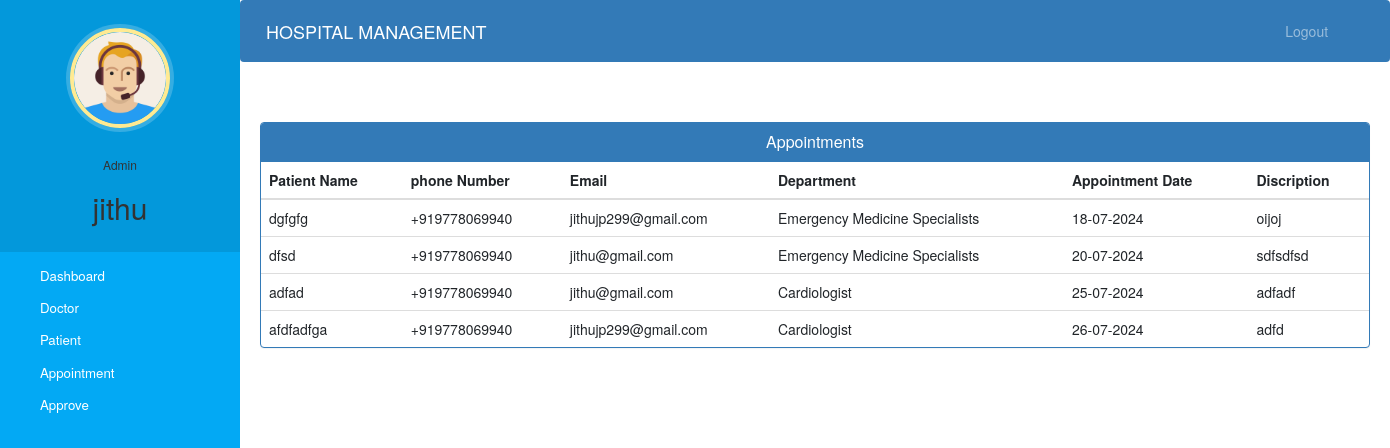
Page /admin-view-appointment (signed in) on the committed database.
### base/models.py (models this page shows, shortened)
class User(AbstractUser):
    pass

class Appointment(models.Model):
    your_name = models.CharField(max_length=40,null=True)
    phone_number = PhoneNumberField(null=True, blank=True)
    subitted_date = models.DateTimeField(auto_now=True)
    e_mail = models.CharField(max_length=50,null=True)
    select_date = models.DateField()
    gender = models.CharField(max_length=10,choices=GENDER_CHOICES,default='male')
    department = models.CharField(max_length=50,choices=departments,default='Cardiologist')
    description = models.TextField(max_length=500)
    status = models.BooleanField(default=False)

### base/views.py (the view)
# urls.py: path('admin-view-appointment', views.admin_view_appointment_view,name='admin-view-appointment'),
@login_required(login_url='adminlogin')
@user_passes_test(is_admin)
def admin_view_appointment_view(request):
    appointments=models.Appointment.objects.all().filter(status=True)
    return render(request,'admin/admin_view_appointment.html',{'appointments':appointments})

### base/views.py (called while the page is built)
def is_admin(user):
    return user.is_superuser or user.groups.filter(name='ADMIN').exists()

### templates/admin/admin_view_appointment.html (shortened to what this page needs)
{% extends 'admin/admin_base.html' %}
{% block content %}
<head>
  <link href="//netdna.bootstrapcdn.com/bootstrap/3.0.0/css/bootstrap.min.css" rel="stylesheet" id="bootstrap-css">
</head>
<div class="container">
  <div class="panel panel-primary">
    <div class="panel-heading">
      <h6 class="panel-title">Appointments</h6>
    </div>
    <table class="table table-hover" id="dev-table">
      <thead>
        <tr>
          <th>Patient Name</th>
          <th>phone Number</th>
          <th>Email</th>
          <th>Department</th>
          <th>Appointment Date</th>
          <th>Discription</th>
        </tr>
      </thead>
      {% for a in appointments %}
      <tr>
        <td> {{a.your_name}}</td>
        <td>{{a.phone_number}}</td>
        <td>{{a.e_mail}}</td>
        <td>{{a.department}}</td>
        <td>{{a.select_date  | date:'d-m-Y'}}</td>
        <td>{{a.description}}</td>
      </tr>
      {% endfor %}
    </table>
  </div>
</div>
{% endblock content %}

### templates/admin/admin_base.html (shortened to what this page needs)
<!DOCTYPE html>
{% load static %}
<html lang="en">
<head>
  <link rel="stylesheet" href="https://stackpath.bootstrapcdn.com/bootstrap/4.3.1/css/bootstrap.min.css">
  <link rel="stylesheet" href="https://maxcdn.bootstrapcdn.com/font-awesome/4.7.0/css/font-awesome.min.css">
  <link rel="stylesheet" href="{% static '/style.css' %}">
</head>
<body>
  <nav class="menu" tabindex="0">
    <header class="avatar">
      <img src="{% static "img/adminpropic.png" %}" />
      <br><br>
      <h6>Admin</h6>
      <h2>{{request.user.first_name}}</h2>
    </header>
    <ul>
      <li tabindex="0" class="icon-dashboard"> <a style="color:white; text-decoration:none;" href="{% url "admin-dashboard" %}"><span>Dashboard</span></a> </li>
      <li tabindex="0" class="icon-customers"> <a style="color:white; text-decoration:none;" href="/admin-doctor"><span>Doctor</span></a></li>
      <li tabindex="0" class="icon-users"> <a style="color:white; text-decoration:none;" href="/admin-patient"><span>Patient</span></a></li>
      <li tabindex="0" class="icon-calendar"> <a style="color:white; text-decoration:none;" href="/admin-appointment"><span>Appointment</span></a></li>
      <li tabindex="0" class="icon-calendar"> <a style="color:white; text-decoration:none;" href="{% url "admin-approve" %}"><span>Approve</span></a></li>
    </ul>
  </nav>
  <main>
    <div class="bs-example">
      <nav class="navbar navbar-expand-md  navbar-dark fixed-top" style="background:#337AB7;">
        <a href="/admin-dashboard" class="navbar-brand">HOSPITAL MANAGEMENT</a>
        <div class="collapse navbar-collapse justify-content-between" id="navbarCollapse">
          <div class="navbar-nav" style=" margin-left: 90%;">
            <a href="/logout" class="nav-item nav-link">Logout</a>
          </div>
        </div>
      </nav>
    </div>
    <br><br>
    {% block content %}
    {% endblock content %}
  </main>
</body>
</html>

### static/style.css (style rules this page uses)
body { padding-left: 240px; }
main { position: relative; height: 100vh; }
.menu { background: #5bc995; height: 100vh; width: 240px; position: fixed; top: 0px; left: 0; z-index: 5; outline: none; }
.menu .avatar { background: rgba(0, 0, 0, 0.1); padding: 2em 0.5em; text-align: center; }
.menu .avatar img { width: 100px; border-radius: 50%; overflow: hidden; border: 4px solid #ffea92; box-shadow: 0 0 0 4px rgba(255, 255, 255, 0.2); }
.menu .avatar h2 { font-weight: normal; margin-bottom: 0; }
.menu ul { list-style: none; padding: 0.5em 0; margin: 0; }
.menu ul li { padding: 0.5em 1em 0.5em 3em; font-size: 0.95em; font-weight: regular; background-repeat: no-repeat; background-position: left 15px center; background-size: auto 20px; transition: all 0.15s linear; cursor: pointer; }
.menu ul li.icon-dashboard { background-image: url("http://www.entypo.com/images//gauge.svg"); }
.menu ul li.icon-customers { background-image: url("http://www.entypo.com/images//briefcase.svg"); }
.menu ul li.icon-users { background-image: url("http://www.entypo.com/images//users.svg"); }
.menu ul li.icon-calendar { background-image: url("http://www.entypo.com/images//calendar.svg"); }

### templates/admin/admin_base.html (style rules this page uses)
a:link { text-decoration: none; }
a { color: white; }
body { padding-left: 240px; }
main { position: relative; height: 100vh; }
.menu { background: #03a9f4; height: 100vh; width: 240px; position: fixed; top: 0px; left: 0; z-index: 5; outline: none; }
.menu .avatar { background: rgba(0, 0, 0, 0.1); padding: 2em 0.5em; text-align: center; }
.menu .avatar img { width: 100px; border-radius: 50%; overflow: hidden; border: 4px solid #ffea92; box-shadow: 0 0 0 4px rgba(255, 255, 255, 0.2); }
.menu .avatar h2 { font-weight: normal; margin-bottom: 0; }
.menu ul { list-style: none; padding: 0.5em 0; margin: 0; }
.menu ul li { padding: 0.5em 1em 0.5em 3em; font-size: 0.95em; font-weight: regular; background-repeat: no-repeat; background-position: left 15px center; background-size: auto 20px; transition: all 0.15s linear; cursor: pointer; }
.menu ul li.icon-dashboard { background-image: url("http://www.entypo.com/images//gauge.svg"); }
.menu ul li.icon-customers { background-image: url("http://www.entypo.com/images//briefcase.svg"); }
.menu ul li.icon-users { background-image: url("http://www.entypo.com/images//users.svg"); }
.menu ul li.icon-calendar { background-image: url("http://www.entypo.com/images//calendar.svg"); }

### templates/admin/admin_view_appointment.html (style rules this page uses)
a:link { text-decoration: none; }
h6 { text-align: center; }

### rows in the picture
User: user.first_name "jithu"
Appointment: your_name "dgfgfg", phone_number "+919778069940", e_mail "jithujp299@gmail.com", department "Emergency Medicine Specialists", select_date "18-07-2024", description "oijoj"
Appointment: your_name "dfsd", phone_number "+919778069940", e_mail "jithu@gmail.com", department "Emergency Medicine Specialists", select_date "20-07-2024", description "sdfsdfsd"
Appointment: your_name "adfad", phone_number "+919778069940", e_mail "jithu@gmail.com", department "Cardiologist", select_date "25-07-2024", description "adfadf"
Appointment: your_name "afdfadfga", phone_number "+919778069940", e_mail "jithujp299@gmail.com", department "Cardiologist", select_date "26-07-2024", description "adfd"
